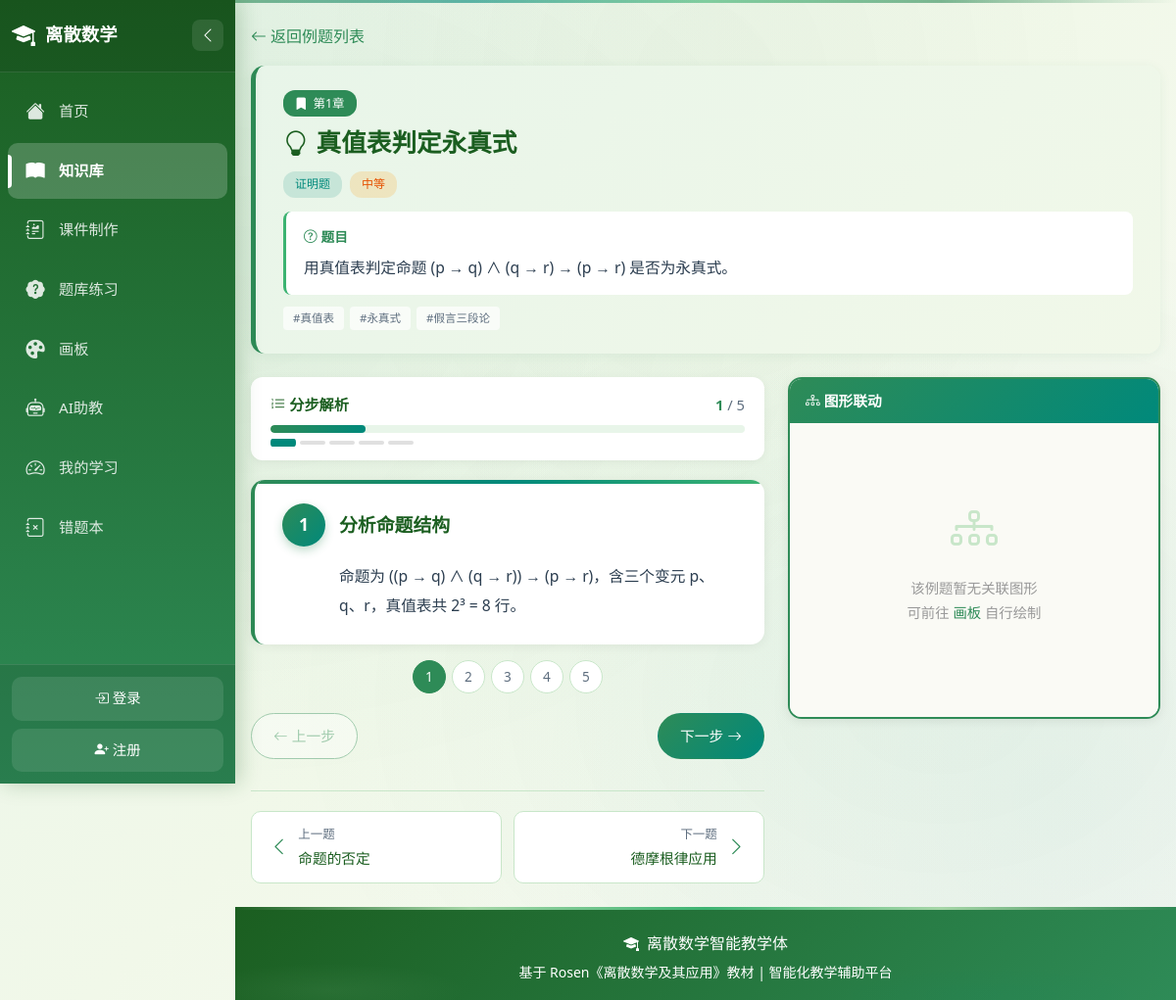
The app's page /knowledge/examples/2 with its own data.
### app/models.py (models this page shows, shortened)
class Example(db.Model):
    __tablename__ = 'examples'
    id = db.Column(db.Integer, primary_key=True)
    chapter = db.Column(db.String(100))
    knowledge_item_id = db.Column(db.Integer, db.ForeignKey('knowledge_items.id'))
    title = db.Column(db.String(200), nullable=False)
    question = db.Column(db.Text, nullable=False)
    question_type = db.Column(db.String(20), default='calc')  # choice/fill/calc/proof
    difficulty = db.Column(db.String(10), default='medium')  # easy/medium/hard
    steps_json = db.Column(db.Text)  # JSON格式存储分步解析
    answer = db.Column(db.Text)
    summary = db.Column(db.Text)  # 方法总结
    graph_data = db.Column(db.Text)  # JSON格式存储关联图形数据（可选，用于画板联动）
    tags = db.Column(db.String(500))
    sort_order = db.Column(db.Integer, default=0)
    created_at = db.Column(db.DateTime, default=datetime.utcnow)

### app/routes/knowledge.py (the view)
@knowledge_bp.route('/examples/<int:example_id>')
def example_detail(example_id):
    example = Example.query.get_or_404(example_id)
    try:
        steps = json.loads(example.steps_json) if example.steps_json else []
    except (ValueError, TypeError):
        steps = []
    graph_data = None
    if example.graph_data:
        try:
            graph_data = example.graph_data  # 保持字符串，前端解析
        except Exception:
            graph_data = None
    prev_example = Example.query.filter(Example.id < example_id).order_by(Example.id.desc()).first()
    next_example = Example.query.filter(Example.id > example_id).order_by(Example.id.asc()).first()
    return render_template('knowledge_example_detail.html',
                           example=example,
                           steps=steps,
                           graph_data=graph_data,
                           prev_example=prev_example,
                           next_example=next_example)

### app/utils/auth_helpers.py (called while the page is built)
def get_current_user():
    if getattr(g, 'user', None) is not None:
        return g.user
    user_id = session.get('user_id')
    if not user_id:
        return None
    from app.models import User
    user = User.query.get(user_id)
    g.user = user
    return user

### app/templates/knowledge_example_detail.html (shortened to what this page needs)
{% extends "base.html" %}
{% block content %}
<div class="mb-3">
    <a href="{{ url_for('knowledge.examples_list') }}" class="text-decoration-none">
        <i class="bi bi-arrow-left me-1"></i>返回例题列表
    </a>
</div>
<div class="detail-header">
    <span class="chapter-tag">
        <i class="bi bi-bookmark-fill"></i>
        {{ example.chapter }}
    </span>
    <h1><i class="bi bi-lightbulb me-2"></i>{{ example.title }}</h1>
    <div class="badges">
        {% if example.question_type == 'choice' %}
        <span class="type-badge">选择题</span>
        {% elif example.question_type == 'fill' %}
        <span class="type-badge">填空题</span>
        {% elif example.question_type == 'proof' %}
        <span class="type-badge">证明题</span>
        {% else %}
        <span class="type-badge">计算题</span>
        {% endif %}
        {% if example.difficulty == 'easy' %}
        <span class="diff-badge easy">简单</span>
        {% elif example.difficulty == 'medium' %}
        <span class="diff-badge medium">中等</span>
        {% else %}
        <span class="diff-badge hard">困难</span>
        {% endif %}
    </div>
    <div class="question-box">
        <div class="q-label"><i class="bi bi-question-circle me-1"></i>题目</div>
        <div class="q-text">{{ example.question }}</div>
    </div>
    {% if example.tags %}
    <div class="tags-row">
        {% for tag in example.tags.split(',') if tag.strip() %}
        <span class="tag">#{{ tag.strip() }}</span>
        {% endfor %}
    </div>
    {% endif %}
</div>
<div class="detail-body">
    <div class="steps-panel">
        {% if steps|length > 0 %}
        <div class="progress-bar-wrapper">
            <div class="progress-info">
                <span class="progress-label">
                    <i class="bi bi-list-ol me-1"></i>分步解析
                </span>
                <span class="progress-count">
                    <span id="currentStepNum">1</span> <span class="total">/ {{ steps|length }}</span>
                </span>
            </div>
            <div class="progress-track">
                <div class="progress-fill" id="progressFill"></div>
            </div>
            <div class="progress-dots" id="progressDots">
                {% for step in steps %}
                <div class="progress-dot {% if loop.first %}current{% endif %}" data-step="{{ loop.index0 }}" onclick="jumpToStep({{ loop.index0 }})"></div>
                {% endfor %}
            </div>
        </div>
        <div id="stepCards">
            {% for step in steps %}
            <div class="step-card {% if loop.first %}active{% endif %}" data-step="{{ loop.index0 }}">
                <div class="step-header">
                    <div class="step-number">{{ loop.index }}</div>
                    <div class="step-title">{{ step.title }}</div>
                </div>
                <div class="step-content">{{ step.content }}</div>
            </div>
            {% endfor %}
        </div>
        <div class="step-jumper">
            {% for step in steps %}
            <button class="jump-btn {% if loop.first %}active{% endif %}" onclick="jumpToStep({{ loop.index0 }})" title="步骤 {{ loop.index }}">{{ loop.index }}</button>
            {% endfor %}
        </div>
        <div class="step-nav">
            <button class="nav-btn prev" id="btnPrev" onclick="prevStep()" disabled>
                <i class="bi bi-arrow-left me-1"></i>上一步
            </button>
            <button class="nav-btn next" id="btnNext" onclick="nextStep()">
            </button>
        </div>
        {% else %}
        <div class="empty-state">
            <i class="bi bi-inbox"></i>
            <h5>暂无分步解析</h5>
            <p>该例题尚未配置分步解析步骤。</p>
        </div>
        {% endif %}
        <div class="prev-next-nav">
            {% if prev_example %}
            <a href="{{ url_for('knowledge.example_detail', example_id=prev_example.id) }}" class="pn-link prev">
                <i class="bi bi-chevron-left pn-icon"></i>
                <div>
                    <div class="pn-label">上一题</div>
                    <div class="pn-title">{{ prev_example.title }}</div>
                </div>
            </a>
            {% endif %}
            {% if next_example %}
            <a href="{{ url_for('knowledge.example_detail', example_id=next_example.id) }}" class="pn-link next">
                <div>
                    <div class="pn-label">下一题</div>
                    <div class="pn-title">{{ next_example.title }}</div>
                </div>
                <i class="bi bi-chevron-right pn-icon"></i>
            </a>
            {% endif %}
        </div>
    </div>
    <div class="graph-panel">
        <div class="graph-card">
            <div class="g-header">
                <span><i class="bi bi-diagram-3 me-1"></i>图形联动</span>
            </div>
            <div class="g-body">
                {% if graph_data %}
                <svg id="graphSvg" viewBox="0 0 700 420"></svg>
                {% else %}
                <div class="graph-empty">
                    <i class="bi bi-diagram-3"></i>
                    <p>该例题暂无关联图形<br>可前往 <a href="{{ url_for('canvas.index') }}">画板</a> 自行绘制</p>
                </div>
                {% endif %}
            </div>
        </div>
    </div>
</div>
{% endblock %}

### records on screen
Example: chapter "第1章", title "真值表判定永真式", question "用真值表判定命题 (p → q) ∧ (q → r) → (p → r) 是否为永真式。"
Example: title "命题的否定"
Example: title "德摩根律应用"

### other values on screen
{{ tag.strip() }} "真值表" "永真式" "假言三段论"
{{ steps|length }} "5"
{{ step.title }} "分析命题结构"
{{ step.content }} "命题为 ((p → q) ∧ (q → r)) → (p → r)，含三个变元 p、q、r，真值表共 2³ = 8 行。"
